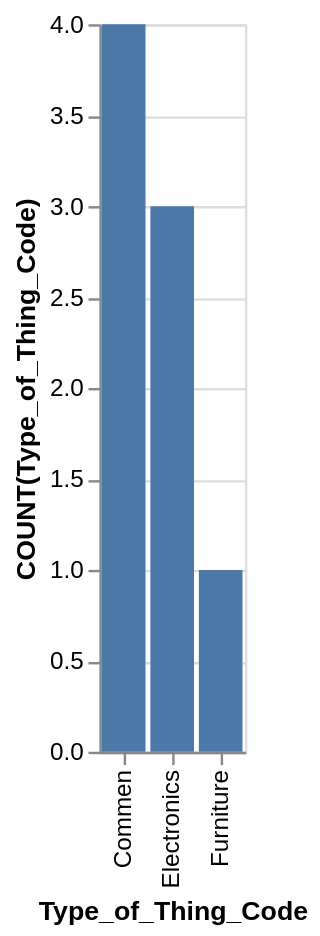

The Vega-Lite source for this figure:
### Vega-Lite specification from a JSON file in a GitHub repository (floating-point values rounded to 4 significant figures)
{"data": {"values": [{"x_data": "Commen", "y_data": 4}, {"x_data": "Electronics", "y_data": 3}, {"x_data": "Furniture", "y_data": 1}]}, "mark": "bar", "encoding": {"x": {"field": "x_data", "type": "nominal", "title": "Type_of_Thing_Code", "sort": "ascending"}, "y": {"field": "y_data", "type": "quantitative", "title": "COUNT(Type_of_Thing_Code)"}}}
